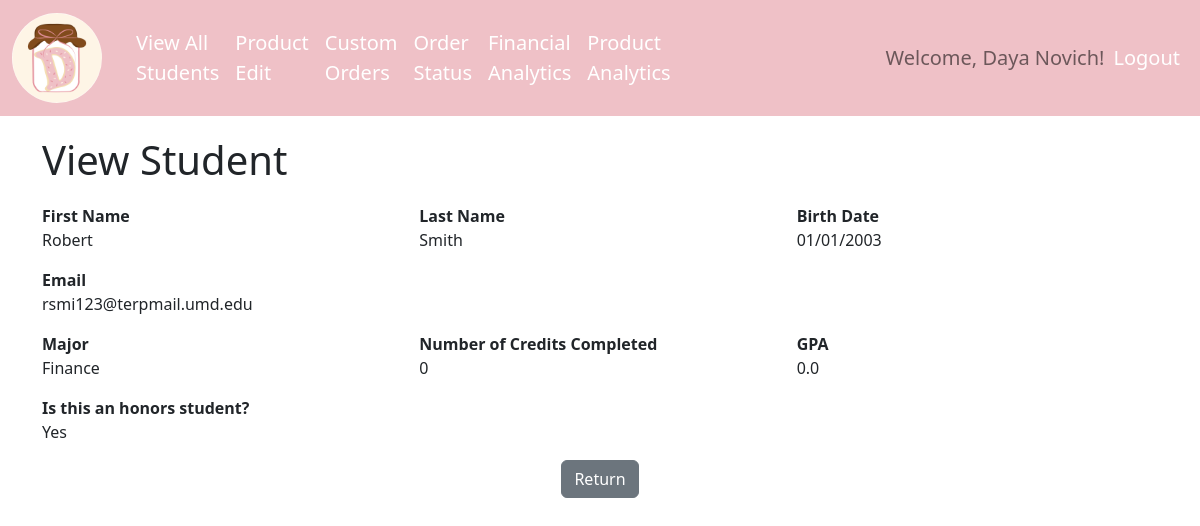
Screenshot of /student/view/2 (signed in) with the database file from the repository.
### models.py (models this page shows, shortened)
class User(UserMixin, db.Model):
    __tablename__ = "user"
    user_id = db.Column(db.Integer, primary_key=True)
    username = db.Column(db.String(100), unique=True)
    first_name = db.Column(db.String(30))
    last_name = db.Column(db.String(50))
    email = db.Column(db.String(100), unique=True)
    password = db.Column(db.String(100))
    role = db.Column(db.String(20))

class Student(db.Model):
    __tablename__ = "student"
    student_id = db.Column(db.Integer, primary_key=True)
    first_name = db.Column(db.String(30), nullable=False)
    last_name = db.Column(db.String(50), nullable=False)
    email = db.Column(db.String(50), nullable=True)
    major_id = db.Column(db.Integer, db.ForeignKey('major.major_id'))
    birth_date = db.Column(db.DateTime, nullable=False)
    num_credits_completed = db.Column(db.Integer, nullable=False)
    gpa = db.Column(db.Float, nullable=False)
    is_honors = db.Column(db.Boolean, nullable=False)

class Major(db.Model):
    __tablename__ = "major"
    major_id = db.Column(db.Integer, primary_key=True)
    major = db.Column(db.String(30), nullable=False)
    students = db.relationship('Student', backref='students')

### app.py (the view, shortened to what this page needs)
@app.route('/student/view/<int:student_id>')
@login_required
@role_required(['ADMIN', 'MANAGER', 'STUDENT'])
def student_view(student_id):
    if current_user.role in ['MANAGER', 'ADMIN']:
        student = Student.query.filter_by(student_id=student_id).first()
        majors = Major.query.order_by(Major.major) \
            .all()
        if student:
            return render_template('student_entry.html', student=student, majors=majors, action='read')
        else:
            flash(f'Student attempting to be viewed could not be found!', 'error')
            return redirect(url_for('student_view_all'))
    else:
        flash(f'Invalid request. Please contact support if this problem persists.', 'error')
        return render_template('error.html')

### app.py (called while the page is built)
@login_manager.user_loader
def load_user(user_id):
    return User.query.get(int(user_id))

### authorize.py (called while the page is built)
def role_required(roles):
    def decorator(func):
        @wraps(func)
        def wrapper(*args, **kwargs):
            if current_user and current_user.role in roles:
                pass
            else:
                flash('You do not have permission to access this function.', 'error')
                return render_template('access_denied.html')
            if callable(getattr(current_app, "ensure_sync", None)):
                return current_app.ensure_sync(func)(*args, **kwargs)
            return func(*args, *kwargs)
        return wrapper
    return decorator

### templates/student_entry.html (shortened to what this page needs)
{% extends "base.html" %}
{% block page_head %}
    {% if action and action == 'create' %}
        Register
    {% elif action and action == 'update'  %}
        Update Student
    {% else %}
        {% if current_user.role == 'STUDENT' %}
           {{ current_user.first_name }} {{ current_user.last_name }}
        {% else %}
            View Student
        {% endif %}
    {% endif %}
{% endblock %}
{% block page_content %}
{% if action and action in ['create', 'update'] %}
<form class="row g-3"
      action="{{ url_for('student_edit', student_id=student['student_id']) if student else url_for('student_create') }}" method="post">
{% else %}
    <div class="row g-3">
{% endif %}
  <div class="col-md-4">
    {% if action and action in ['create', 'update'] %}
    <label for="first_name" class="form-label"> <strong>First Name</strong></label>
    <input type="text" class="form-control" id="first_name" name="first_name" value="{{ student['first_name'] if student else '' }}" required>
    {% else %}
        <strong>First Name</strong>
        <br>{{ student['first_name'] }}
    {% endif %}
  </div>
  <div class="col-md-4">
    {% if action and action in ['create', 'update'] %}
    <label for="last_name" class="form-label"><strong>Last Name</strong></label>
    <input type="text" class="form-control" id="last_name" name="last_name" value="{{ student['last_name'] if student else '' }}" required>
    {% else %}
        <strong>Last Name</strong>
        <br>{{ student['last_name'] }}
    {% endif %}
  </div>
  <div class="col-md-4">
    {% if action and action in ['create', 'update'] %}
    <label for="birth_date" class="form-label"><strong>Birth Date</strong></label>
    <input type="date" class="form-control" id="birth_date" name="birth_date" value="{{ student['birth_date'].strftime('%Y-%m-%d') if student else '' }}" required>
    {% else %}
        <strong>Birth Date</strong>
        <br>{{ student['birth_date'].strftime('%m/%d/%Y') }}
    {% endif %}
  </div>
  <div class="col-md-12">
      {% if action and action in ['create', 'update'] %}
    <label for="email" class="form-label"><strong>Email</strong></label>
    <input type="email" class="form-control" id="email" name="email" maxlength="100" value="{{ student['email'] if student else '' }}" required>
      {% else %}
        <strong>Email</strong>
        <br>{{ student['email'] }}
    {% endif %}
  </div>
  <div class="col-md-4">
    {% if action and action in ['create', 'update'] %}
    <label for="major_id" class="form-label"><strong>Major</strong></label>
    <select name="major_id" id="major_id" class="form-select form-select-md" aria-label=".form-select-md example">
        <option value="0">---Select A Major---</option>
        {% for each_major in majors %}
        <option value="{{ each_major['major_id'] }}"
                {{ 'selected' if student and each_major['major_id'] == student['major_id'] else ''}}>{{ each_major['major'] }}</option>
        {% endfor %}
    </select>
    {% else %}
         <strong>Major</strong><br>
        {% for each_major in majors %}
            {{ each_major['major'] if student and each_major['major_id'] == student['major_id'] else ''}}
        {% endfor %}
    {% endif %}
  </div>
{% if action and action in ['read', 'update'] %}
  <div class="col-md-4">
    {% if action and action == 'update' %}
    <label for="num_credits_completed" class="form-label"><strong>Number of Credits Completed</strong></label>
    <input type="number" min="0" max="200" class="form-control" id="num_credits_completed" name="num_credits_completed"
           value="{{ student['num_credits_completed'] if student else '' }}" required>
    {% else %}
        <strong>Number of Credits Completed</strong>
        <br> {{ student['num_credits_completed'] }}
    {% endif %}
  </div>
  <div class="col-md-4">
    {% if action and action in ['create', 'update'] %}
    <label for="gpa" class="form-label"><strong>GPA</strong></label>
    <input type="number" step="0.01" min="0.00" max="4.00" class="form-control" id="gpa" name="gpa" value="{{ student['gpa'] if student else '' }}" required>
    {% else %}
        <strong>GPA</strong>
        <br>{{ student['gpa'] }}
    {% endif %}
  </div>
  {% endif %}
  <div class="col-12">
            {% if action and not(action in ['create', 'update']) %}
            <strong>Is this an honors student?</strong>
            <br>{{ 'Yes' if student and student['is_honors'] == True else 'No' }}
            {% endif %}
  </div>
  <div class="col-12 text-center">
    {% if current_user.role in ['MANAGER', 'ADMIN'] %}
    <a href="{{ url_for('student_view_all') }}" class="btn btn-secondary" role="button">
        {% if action and action in ['create', 'update'] %}
        Cancel
        {% else %}
        Return
        {% endif %}
    </a>
  </div>
{% endif %}
{% endblock %}

### templates/base.html (shortened to what this page needs)
<!DOCTYPE html>
<html lang="en">
  <head>
      <link href="https://cdn.jsdelivr.net/npm/bootstrap@5.2.3/dist/css/bootstrap.min.css" rel="stylesheet">
      <link rel="stylesheet" href="/static/css/nav.css">
  </head>
  <body>
        <nav class="navbar navbar-expand-lg">
            <div class="container-fluid">
                <div class="navbar-collapse collapse w-100 order-1 order-md-0 dual-collapse2">
                    <a class="navbar-brand" href="/">
                        <img src="/static/assets/dessertbydaya.jpg" width="90" height="90" alt="logo">
                    </a>
                    <ul class="navbar-nav me-auto">
                        {% if current_user.role in ['ADMIN', 'MANAGER'] %}
                        <li class="nav-item">
                          <a id="student_view_all" class="nav-link {% if request.endpoint=='student_view_all' %}active{%endif %}" href="{{ url_for('student_view_all') }}">View All Students</a>
                        </li>
                        <li class="nav-item">
                            <a class="nav-link" href="{{ url_for('product_edit') }}">Product Edit</a>
                        </li>
                        <li class="nav-item">
                            <a class="nav-link" href="{{ url_for('custom_order') }}">Custom Orders</a>
                        </li>
                        <li class="nav-item">
                            <a class="nav-link" href="{{ url_for('order_status') }}">Order Status</a>
                        </li>
                        <li class="nav-item">
                            <a class="nav-link" href="{{ url_for('financial_analytics') }}">Financial Analytics</a>
                        </li>
                        <li class="nav-item">
                            <a class="nav-link" href="{{ url_for('product_analytics') }}">Product Analytics</a>
                        </li>
                        {% endif %}
                    </ul>
                </div>
                {% if current_user.is_authenticated %}
                <div class="navbar-collapse collapse w-100 order-3 dual-collapse2">
                    <ul class="navbar-nav ms-auto">
                        <li class="nav-item navbar-text">
                            Welcome, {{ current_user.first_name }} {{ current_user.last_name }}!
                        </li>
                        <li class="nav-item">
                            <a class="nav-link" href="{{ url_for('logout') }}">Logout</a>
                        </li>
                    </ul>
                </div>
                {% endif %}
            </div>
        </nav>
    <div class="container">
        <h1>{% block page_head %}{% endblock %}</h1>
        {% block page_content %}{% endblock %}
    </div>
  </body>
</html>

### static/css/nav.css (style rules this page uses)
.navbar { background-color: #EFC1C7; }
.navbar-brand img { margin-right: 10px; border-radius: 50%; }
.navbar-nav .nav-link { color: white; font-size: 20px; }
.navbar-text { margin-right: 1px; font-size: 20px; }
.container { margin-top: 20px; }
h1 { margin-bottom: 20px; }

### rows the page displays
User: first_name "Daya", last_name "Novich"
Student: first_name "Robert", last_name "Smith", birth_date "01/01/2003", email "rsmi123@terpmail.umd.edu", num_credits_completed "0", gpa "0.0", is_honors "Yes"
Major: major "Finance"
